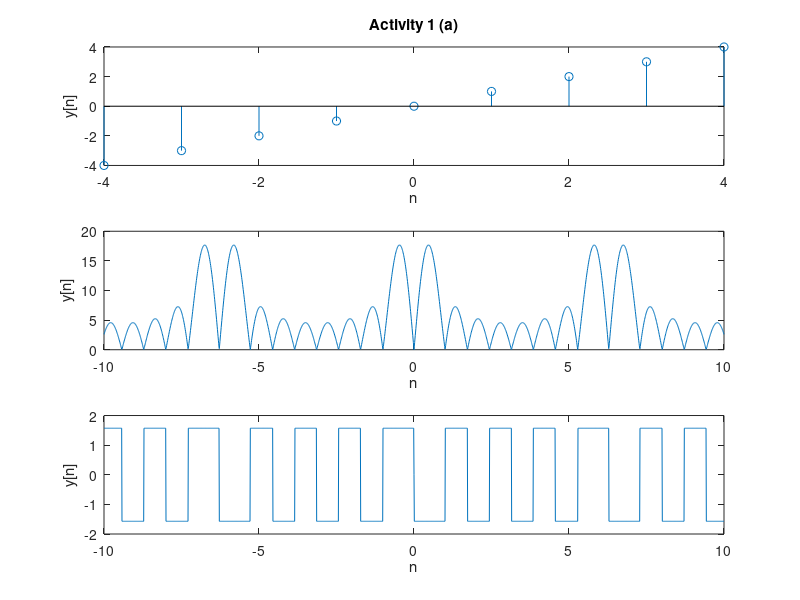

Here is the MATLAB script that generated this plot:
clc;
clear all;
n=-4:4;
w=-10:0.01:10;
x=[-4,-3,-2,-1,0,1,2,3,4];
subplot(3,1,1);
stem(n,x);
xlabel('n');
ylabel('y[n]');
title('Activity 1 (a)');
p=0;
q=0;
for n=-4:4
    p=p+1;
    for w=-10:0.01:10
        q=q+1;
        x1(p,q)= exp(-j*w*n);
    end
    q=0;
end
x2=x*x1;
w=-10:0.01:10;
subplot(3,1,2);
plot(w,abs(x2));
xlabel('n');
ylabel('y[n]');
subplot(3,1,3);
plot(w,angle(x2));
xlabel('n');
ylabel('y[n]');